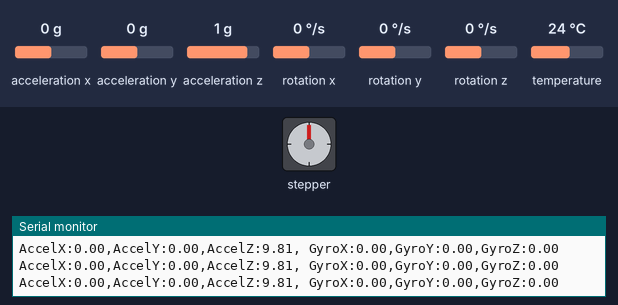
This sketch was run on a simulated Arduino Leonardo, built with avr-gcc and run on an emulated ATmega32U4. Parts: stepper motor, the last lines printed to the serial monitor. Wiring (inferred from the names in the program): stepper motor driver (200 steps per turn assumed): step pin 2; direction pin 5; enable pin 8. The test bench sets the inputs (shaded band); at power-on: acceleration y 0 g, acceleration x 0 g, acceleration z 1 g, rotation x 0 °/s, rotation y 0 °/s, rotation z 0 °/s, temperature 24 °C.

Above: at 1.3 s.
1.4 s: acceleration y set to -1.4 g
At 1.56 s:
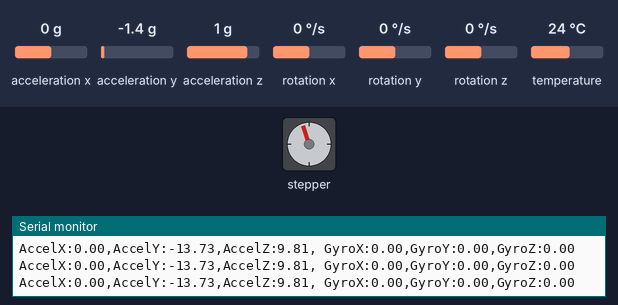
At 2.49 s:
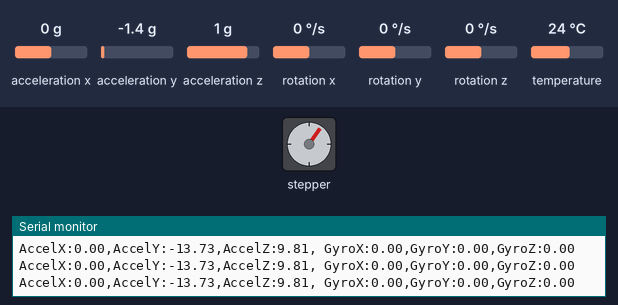
7.4 s: acceleration y set to 0 g
At 8.1 s:
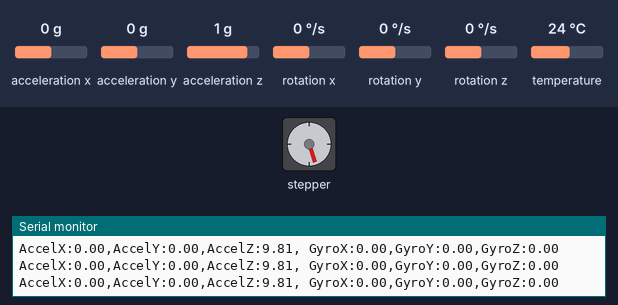
Timing chart, 0 to 10.4 s (numbered marks = the images above; inputs shaded):
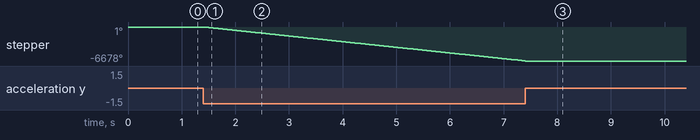

Measured:
- after the input at 1.4 s, stepper: keeps turning counter-clockwise at about 1112°/s, starting at once

The sketch:

main.ino
```cpp
#include <pt.h>
#include <Adafruit_MPU6050.h>
#include <Adafruit_Sensor.h>
#include <Wire.h>

#define dirPin 5
#define stepPin 2
#define enablePin 8  // ******** name the enable pin

#define stepsPerRevolution 1
//#define LEDPIN 13
Adafruit_MPU6050 mpu;

void setup() {
  pinMode(stepPin, OUTPUT);
  pinMode(dirPin, OUTPUT);
  pinMode(enablePin, OUTPUT);  // ******** set the enable pinMode
  digitalWrite(enablePin, LOW); // ******** enable the motors
  Serial.begin(115200);
  while (!Serial) {
    delay(10); // will pause Zero, Leonardo, etc until serial console opens
  }

  // Try to initialize!
  if (!mpu.begin()) {
    Serial.println("Failed to find MPU6050 chip");
    while (1) {
      delay(10);
    }
  }

  mpu.setAccelerometerRange(MPU6050_RANGE_16_G);
  mpu.setGyroRange(MPU6050_RANGE_250_DEG);
  mpu.setFilterBandwidth(MPU6050_BAND_21_HZ);
  Serial.println("");

  mpu.setAccelerometerRange(MPU6050_RANGE_8_G);
  Serial.print("Accelerometer range set to: ");
  switch (mpu.getAccelerometerRange()) {
  case MPU6050_RANGE_2_G:
    Serial.println("+-2G");
    break;
  case MPU6050_RANGE_4_G:
    Serial.println("+-4G");
    break;
  case MPU6050_RANGE_8_G:
    Serial.println("+-8G");
    break;
  case MPU6050_RANGE_16_G:
    Serial.println("+-16G");
    break;
  }
  mpu.setGyroRange(MPU6050_RANGE_500_DEG);
  Serial.print("Gyro range set to: ");
  switch (mpu.getGyroRange()) {
  case MPU6050_RANGE_250_DEG:
    Serial.println("+- 250 deg/s");
    break;
  case MPU6050_RANGE_500_DEG:
    Serial.println("+- 500 deg/s");
    break;
  case MPU6050_RANGE_1000_DEG:
    Serial.println("+- 1000 deg/s");
    break;
  case MPU6050_RANGE_2000_DEG:
    Serial.println("+- 2000 deg/s");
    break;
  }

  mpu.setFilterBandwidth(MPU6050_BAND_21_HZ);
  Serial.print("Filter bandwidth set to: ");
  switch (mpu.getFilterBandwidth()) {
  case MPU6050_BAND_260_HZ:
    Serial.println("260 Hz");
    break;
  case MPU6050_BAND_184_HZ:
    Serial.println("184 Hz");
    break;
  case MPU6050_BAND_94_HZ:
    Serial.println("94 Hz");
    break;
  case MPU6050_BAND_44_HZ:
    Serial.println("44 Hz");
    break;
  case MPU6050_BAND_21_HZ:
    Serial.println("21 Hz");
    break;
  case MPU6050_BAND_10_HZ:
    Serial.println("10 Hz");
    break;
  case MPU6050_BAND_5_HZ:
    Serial.println("5 Hz");
    break;
  }

  Serial.println("");
  delay(100);
  // put your setup code here, to run once:

}
int count = 0;
int oldy = 0;

void loop() {
  // put your main code here, to run repeatedly:
  /* Get new sensor events with the readings */
   sensors_event_t a, g, temp;
   mpu.getEvent(&a, &g, &temp);

  Serial.print("AccelX:");
  Serial.print(a.acceleration.x);
  Serial.print(",");
  Serial.print("AccelY:");
  Serial.print(a.acceleration.y);
  Serial.print(",");
  Serial.print("AccelZ:");
  Serial.print(a.acceleration.z);
  Serial.print(", ");
  Serial.print("GyroX:");
  Serial.print(g.gyro.x);
  Serial.print(",");
  Serial.print("GyroY:");
  Serial.print(g.gyro.y);
  Serial.print(",");
  Serial.print("GyroZ:");
  Serial.print(g.gyro.z);
  Serial.println("");
   if (a.acceleration.y > 0.2)
   {
      digitalWrite(dirPin, HIGH);
      // Spin the stepper motor 5 revolutions fast:
      for (int i = 0; i < 10; i++)
      {
          // These four lines result in 1 step:
          digitalWrite(stepPin, HIGH);
          delayMicroseconds(500);
          digitalWrite(stepPin, LOW);
          delayMicroseconds(500);
      }

      //count = count + 1;
   }
   if (a.acceleration.y < -0.2)
   {
      digitalWrite(dirPin, LOW);
      // Spin the stepper motor 5 revolutions fast:
      for (int i = 0; i < 10; i++)
      {
          // These four lines result in 1 step:
          digitalWrite(stepPin, HIGH);
          delayMicroseconds(500);
          digitalWrite(stepPin, LOW);
          delayMicroseconds(500);
      }
   }
   // Insert motor control here
   // Insert motor control here
   //digitalWrite(dirPin, HIGH);
  // delay(1);
}
```
